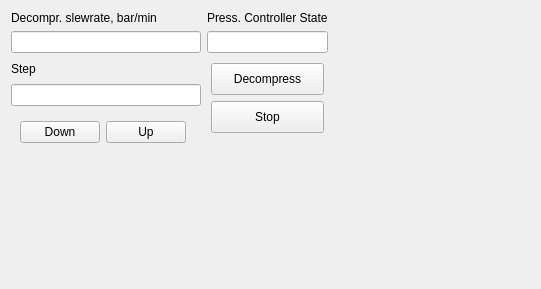
<?xml version="1.0" encoding="UTF-8"?>
<ui version="4.0">
 <class>Form</class>
 <widget class="QWidget" name="Form">
  <property name="geometry">
   <rect>
    <x>0</x>
    <y>0</y>
    <width>541</width>
    <height>289</height>
   </rect>
  </property>
  <property name="windowTitle">
   <string>Form</string>
  </property>
  <layout class="QGridLayout" name="gridLayout">
   <item row="2" column="2" rowspan="4" colspan="2">
    <widget class="QWidget" name="widget" native="true">
     <layout class="QVBoxLayout" name="verticalLayout">
      <property name="margin">
       <number>4</number>
      </property>
      <item>
       <widget class="QPushButton" name="btn_decompress">
        <property name="minimumSize">
         <size>
          <width>0</width>
          <height>32</height>
         </size>
        </property>
        <property name="toolTip">
         <string>Starts decompression (decompression rate is copied to the slew rate)</string>
        </property>
        <property name="text">
         <string>Decompress</string>
        </property>
       </widget>
      </item>
      <item>
       <widget class="QPushButton" name="btn_control_stop">
        <property name="minimumSize">
         <size>
          <width>0</width>
          <height>32</height>
         </size>
        </property>
        <property name="toolTip">
         <string>Stops operation of the pressure controller</string>
        </property>
        <property name="text">
         <string>Stop</string>
        </property>
       </widget>
      </item>
      <item>
       <spacer name="verticalSpacer_2">
        <property name="orientation">
         <enum>Qt::Vertical</enum>
        </property>
        <property name="sizeHint" stdset="0">
         <size>
          <width>20</width>
          <height>40</height>
         </size>
        </property>
       </spacer>
      </item>
     </layout>
    </widget>
   </item>
   <item row="3" column="0" colspan="2">
    <widget class="QLineEdit" name="le_slrt_step">
     <property name="minimumSize">
      <size>
       <width>75</width>
       <height>20</height>
      </size>
     </property>
     <property name="toolTip">
      <string>Decompression rate step</string>
     </property>
     <property name="alignment">
      <set>Qt::AlignCenter</set>
     </property>
     <property name="readOnly">
      <bool>false</bool>
     </property>
    </widget>
   </item>
   <item row="1" column="4">
    <spacer name="horizontalSpacer">
     <property name="orientation">
      <enum>Qt::Horizontal</enum>
     </property>
     <property name="sizeHint" stdset="0">
      <size>
       <width>40</width>
       <height>20</height>
      </size>
     </property>
    </spacer>
   </item>
   <item row="1" column="0" colspan="2">
    <widget class="QLineEdit" name="le_slrt">
     <property name="minimumSize">
      <size>
       <width>75</width>
       <height>20</height>
      </size>
     </property>
     <property name="toolTip">
      <string>Current value of the decompression slewrate</string>
     </property>
     <property name="alignment">
      <set>Qt::AlignCenter</set>
     </property>
    </widget>
   </item>
   <item row="0" column="2" colspan="2">
    <widget class="QLabel" name="label_5">
     <property name="text">
      <string>Press. Controller State</string>
     </property>
    </widget>
   </item>
   <item row="1" column="2" colspan="2">
    <widget class="QLineEdit" name="le_control_state">
     <property name="minimumSize">
      <size>
       <width>75</width>
       <height>20</height>
      </size>
     </property>
     <property name="toolTip">
      <string>Pressure controller state</string>
     </property>
     <property name="alignment">
      <set>Qt::AlignCenter</set>
     </property>
    </widget>
   </item>
   <item row="2" column="0">
    <widget class="QLabel" name="label_2">
     <property name="text">
      <string>Step</string>
     </property>
    </widget>
   </item>
   <item row="0" column="0">
    <widget class="QLabel" name="label">
     <property name="text">
      <string>Decompr. slewrate, bar/min</string>
     </property>
    </widget>
   </item>
   <item row="6" column="2">
    <spacer name="verticalSpacer">
     <property name="orientation">
      <enum>Qt::Vertical</enum>
     </property>
     <property name="sizeHint" stdset="0">
      <size>
       <width>20</width>
       <height>40</height>
      </size>
     </property>
    </spacer>
   </item>
   <item row="4" column="0">
    <widget class="QWidget" name="widget_2" native="true">
     <layout class="QHBoxLayout" name="horizontalLayout">
      <item>
       <widget class="QPushButton" name="btn_slrtdw">
        <property name="toolTip">
         <string>Decrease decompression slew rate (applied immediately)</string>
        </property>
        <property name="text">
         <string>Down</string>
        </property>
        <property name="icon">
         <iconset resource="app.qrc">
          <normaloff>:/icons/a_dw.png</normaloff>:/icons/a_dw.png</iconset>
        </property>
        <property name="iconSize">
         <size>
          <width>24</width>
          <height>24</height>
         </size>
        </property>
       </widget>
      </item>
      <item>
       <widget class="QPushButton" name="btn_slrtup">
        <property name="toolTip">
         <string>Increase decompression slew rate (applied immediately)</string>
        </property>
        <property name="text">
         <string>Up</string>
        </property>
        <property name="icon">
         <iconset resource="app.qrc">
          <normaloff>:/icons/a_up.png</normaloff>:/icons/a_up.png</iconset>
        </property>
        <property name="iconSize">
         <size>
          <width>24</width>
          <height>24</height>
         </size>
        </property>
       </widget>
      </item>
     </layout>
    </widget>
   </item>
  </layout>
 </widget>
 <tabstops>
  <tabstop>le_slrt</tabstop>
  <tabstop>le_control_state</tabstop>
  <tabstop>le_slrt_step</tabstop>
  <tabstop>btn_decompress</tabstop>
  <tabstop>btn_control_stop</tabstop>
 </tabstops>
 <resources>
  <include location="app.qrc"/>
 </resources>
 <connections>
  <connection>
   <sender>btn_decompress</sender>
   <signal>clicked()</signal>
   <receiver>Form</receiver>
   <slot>actionDecompress()</slot>
   <hints>
    <hint type="sourcelabel">
     <x>233</x>
     <y>75</y>
    </hint>
    <hint type="destinationlabel">
     <x>258</x>
     <y>-5</y>
    </hint>
   </hints>
  </connection>
  <connection>
   <sender>btn_control_stop</sender>
   <signal>clicked()</signal>
   <receiver>Form</receiver>
   <slot>actionStopControl()</slot>
   <hints>
    <hint type="sourcelabel">
     <x>220</x>
     <y>128</y>
    </hint>
    <hint type="destinationlabel">
     <x>391</x>
     <y>-4</y>
    </hint>
   </hints>
  </connection>
  <connection>
   <sender>btn_slrtup</sender>
   <signal>clicked()</signal>
   <receiver>Form</receiver>
   <slot>actionSlrtUp()</slot>
   <hints>
    <hint type="sourcelabel">
     <x>148</x>
     <y>117</y>
    </hint>
    <hint type="destinationlabel">
     <x>161</x>
     <y>-9</y>
    </hint>
   </hints>
  </connection>
  <connection>
   <sender>btn_slrtdw</sender>
   <signal>clicked()</signal>
   <receiver>Form</receiver>
   <slot>actionSlrtDw()</slot>
   <hints>
    <hint type="sourcelabel">
     <x>76</x>
     <y>117</y>
    </hint>
    <hint type="destinationlabel">
     <x>99</x>
     <y>-1</y>
    </hint>
   </hints>
  </connection>
 </connections>
 <slots>
  <slot>actionSlrtUp()</slot>
  <slot>actionSlrtDw()</slot>
  <slot>actionDecompress()</slot>
  <slot>actionStopControl()</slot>
 </slots>
</ui>
